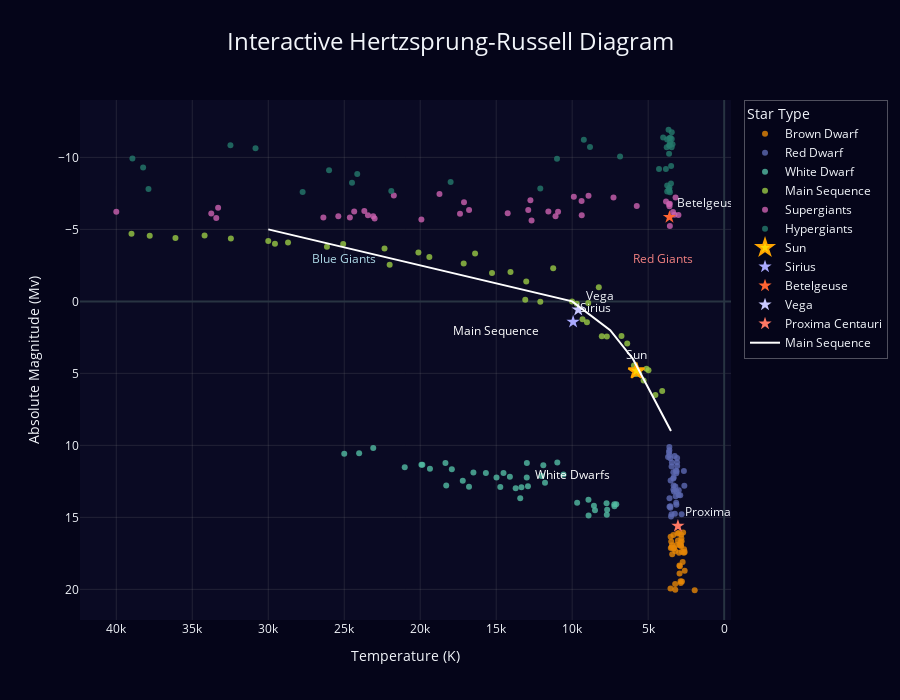

Notebook cell for this chart:
### Code cell
fig7 = create_hr_diagram_improved(star_df)

fig7.show()

### Figure 1 — Plotly figure (JSON) as saved in the notebook; plotly's stock layout.template omitted (floating-point values rounded to 4 significant figures)
{"data": [{"hovertemplate": "Star type=Brown Dwarf<br>Temperature (K)=%{x}<br>Absolute magnitude(Mv)=%{y}<extra></extra>", "legendgroup": "Brown Dwarf", "marker": {"color": "rgb(229, 134, 6)", "opacity": 0.8, "symbol": "circle"}, "mode": "markers", "name": "Brown Dwarf", "orientation": "v", "showlegend": true, "type": "scatter", "x": [3068, 3042, 2600, 2800, 1939, 2840, 2637, 2600, 2650, 2700, 3341, 3432, 2983, 2835, 2935, 3295, 2945, 2817, 2774, 2871, 3323, 3531, 3218, 3146, 3511, 3225, 2935, 2861, 2856, 2731, 2831, 2914, 3419, 3218, 3453, 2889, 2968, 3484, 2778, 3523], "xaxis": "x", "y": [16.12, 16.6, 18.7, 16.65, 20.06, 16.98, 17.22, 17.4, 17.45, 16.05, 16.23, 16.94, 16.09, 16.96, 18.89, 17.13, 18.34, 16.45, 17.39, 19.43, 17.16, 19.94, 20.02, 16.92, 17.12, 19.63, 16.88, 16.71, 19.56, 18.09, 16.21, 18.39, 17.56, 17.34, 17.08, 16.93, 17.45, 16.67, 19.45, 16.35], "yaxis": "y"}, {"hovertemplate": "Star type=Red Dwarf<br>Temperature (K)=%{x}<br>Absolute magnitude(Mv)=%{y}<extra></extra>", "legendgroup": "Red Dwarf", "marker": {"color": "rgb(93, 105, 177)", "opacity": 0.8, "symbol": "circle"}, "mode": "markers", "name": "Red Dwarf", "orientation": "v", "showlegend": true, "type": "scatter", "x": [3600, 3129, 3134, 3628, 2650, 3340, 2799, 3692, 3192, 3441, 3345, 3607, 3304, 3150, 3550, 3180, 2890, 3342, 2621, 3158, 3095, 3607, 3100, 2989, 3542, 3243, 3091, 3598, 3324, 3541, 3462, 3257, 2994, 3212, 3523, 3598, 3142, 3496, 3324, 3463], "xaxis": "x", "y": [10.69, 11.79, 13.21, 10.48, 11.78, 13.07, 14.79, 10.8, 13.53, 11.18, 12.3, 10.12, 13.2, 11.94, 10.89, 11.76, 13.46, 11.87, 12.81, 13.98, 10.87, 10.34, 11.17, 13.12, 14.23, 14.75, 11.43, 14.26, 12.23, 14.33, 11.47, 10.73, 13.45, 12.85, 12.43, 13.67, 14.12, 14.94, 12.78, 14.78], "yaxis": "y"}, {"hovertemplate": "Star type=White Dwarf<br>Temperature (K)=%{x}<br>Absolute magnitude(Mv)=%{y}<extra></extra>", "legendgroup": "White Dwarf", "marker": {"color": "rgb(82, 188, 163)", "opacity": 0.8, "symbol": "circle"}, "mode": "markers", "name": "White Dwarf", "orientation": "v", "showlegend": true, "type": "scatter", "x": [25000, 7740, 7220, 8500, 16500, 12990, 8570, 7700, 11790, 7230, 7100, 10574, 8930, 17200, 14100, 9675, 12010, 10980, 13720, 19860, 13420, 21020, 18290, 14520, 11900, 8924, 12912, 14732, 7723, 12984, 16790, 15680, 14982, 13340, 18340, 19920, 24020, 23092, 17920, 19360], "xaxis": "x", "y": [10.58, 14.02, 14.23, 14.5, 11.89, 12.23, 14.2, 14.47, 12.59, 14.08, 14.09, 12.02, 13.78, 12.45, 12.17, 13.98, 12.13, 11.19, 12.97, 11.34, 13.67, 11.52, 12.78, 11.92, 11.38, 14.87, 12.83, 12.89, 14.81, 11.23, 12.87, 11.92, 12.23, 12.9, 11.22, 11.34, 10.55, 10.18, 11.66, 11.62], "yaxis": "y"}, {"hovertemplate": "Star type=Main Sequence<br>Temperature (K)=%{x}<br>Absolute magnitude(Mv)=%{y}<extra></extra>", "legendgroup": "Main Sequence", "marker": {"color": "rgb(153, 201, 69)", "opacity": 0.8, "symbol": "circle"}, "mode": "markers", "name": "Main Sequence", "orientation": "v", "showlegend": true, "type": "scatter", "x": [39000, 30000, 15276, 9700, 5800, 8052, 6757, 6380, 5936, 5587, 5300, 4526, 4077, 4980, 9030, 11250, 5112, 7720, 12098, 36108, 29560, 8945, 14060, 16390, 25070, 28700, 26140, 20120, 13023, 37800, 22350, 10012, 13089, 22012, 34190, 32460, 9320, 19400, 17140, 8250], "xaxis": "x", "y": [-4.7, -4.2, -1.97, 0.16, 5.05, 2.42, 2.41, 2.93, 4.46, 5.03, 5.49, 6.506, 6.228, 4.78, 1.45, -2.3, 4.68, 2.44, 0.02, -4.4, -4.01, 0.12, -2.04, -3.32, -3.98, -4.09, -3.8, -3.4, -1.38, -4.56, -3.67, 0.013, -0.12, -2.55, -4.57, -4.36, 1.236, -3.08, -2.64, -0.98], "yaxis": "y"}, {"hovertemplate": "Star type=Supergiants<br>Temperature (K)=%{x}<br>Absolute magnitude(Mv)=%{y}<extra></extra>", "legendgroup": "Supergiants", "marker": {"color": "rgb(204, 97, 176)", "opacity": 0.8, "symbol": "circle"}, "mode": "markers", "name": "Supergiants", "orientation": "v", "showlegend": true, "type": "scatter", "x": [3826, 3365, 3270, 3200, 3008, 3600, 3575, 3574, 3625, 33750, 33300, 40000, 23000, 17120, 11096, 14245, 24630, 12893, 24345, 33421, 25390, 11567, 12675, 5752, 8927, 7282, 19923, 26373, 17383, 9373, 23678, 12749, 9383, 23440, 16787, 18734, 9892, 10930, 23095, 21738], "xaxis": "x", "y": [-6.93, -6.2, -6.02, -7.22, -6.0, -6.6, -6.78, -5.24, -6.74, -6.1, -6.5, -6.23, -5.76, -6.89, -5.91, -6.12, -5.83, -6.34, -6.24, -5.79, -5.92, -6.245, -5.62, -6.63, -7.34, -7.22, -5.69, -5.83, -6.09, -5.99, -6.27, -7.02, -6.98, -5.975, -6.35, -7.45, -7.262, -6.224, -5.905, -7.346], "yaxis": "y"}, {"hovertemplate": "Star type=Hypergiants<br>Temperature (K)=%{x}<br>Absolute magnitude(Mv)=%{y}<extra></extra>", "legendgroup": "Hypergiants", "marker": {"color": "rgb(36, 121, 108)", "opacity": 0.8, "symbol": "circle"}, "mode": "markers", "name": "Hypergiants", "orientation": "v", "showlegend": true, "type": "scatter", "x": [3490, 3750, 3834, 3749, 3650, 3450, 3660, 3450, 3752, 3535, 3459, 3605, 3615, 3399, 3610, 3553, 4015, 3625, 6850, 3780, 3570, 3500, 4287, 26000, 3600, 3614, 18000, 11000, 12100, 24490, 24145, 38234, 32489, 27739, 21904, 38940, 30839, 8829, 9235, 37882], "xaxis": "x", "y": [-9.4, -7.63, -9.2, -8.05, -7.79, -11.75, -11.92, -11.28, -11.24, -11.36, -10.7, -10.81, -11.33, -10.92, -10.86, -11.03, -11.39, -10.25, -10.07, -10.7, -7.58, -8.18, -9.2, -9.1, -7.89, -7.71, -8.3, -9.9, -7.84, -8.24, -8.84, -9.29, -10.84, -7.59, -7.67, -9.93, -10.63, -10.73, -11.23, -7.8], "yaxis": "y"}, {"marker": {"color": "gold", "line": {"color": "orange", "width": 2}, "size": 12, "symbol": "star"}, "mode": "markers+text", "name": "Sun", "text": ["Sun"], "textposition": "top center", "type": "scatter", "x": [5778], "y": [4.83]}, {"marker": {"color": "rgb(170, 170, 255)", "size": 10, "symbol": "star"}, "mode": "markers+text", "name": "Sirius", "text": ["Sirius"], "textposition": "top right", "type": "scatter", "x": [9940], "y": [1.42]}, {"marker": {"color": "rgb(255, 100, 50)", "size": 10, "symbol": "star"}, "mode": "markers+text", "name": "Betelgeuse", "text": ["Betelgeuse"], "textposition": "top right", "type": "scatter", "x": [3600], "y": [-5.85]}, {"marker": {"color": "rgb(200, 200, 255)", "size": 10, "symbol": "star"}, "mode": "markers+text", "name": "Vega", "text": ["Vega"], "textposition": "top right", "type": "scatter", "x": [9602], "y": [0.58]}, {"marker": {"color": "rgb(255, 120, 100)", "size": 10, "symbol": "star"}, "mode": "markers+text", "name": "Proxima Centauri", "text": ["Proxima Centauri"], "textposition": "top right", "type": "scatter", "x": [3042], "y": [15.6]}, {"line": {"color": "white", "dash": "solid", "width": 2}, "mode": "lines", "name": "Main Sequence", "type": "scatter", "x": [30000, 20000, 10000, 7500, 6000, 5000, 3500], "y": [-5, -2.5, 0, 2, 4, 6, 9]}], "layout": {"annotations": [{"font": {"color": "lightblue"}, "showarrow": false, "text": "Blue Giants", "x": 25000, "y": -3}, {"font": {"color": "lightcoral"}, "showarrow": false, "text": "Red Giants", "x": 4000, "y": -3}, {"font": {"color": "white"}, "showarrow": false, "text": "Main Sequence", "x": 15000, "y": 2}, {"font": {"color": "white"}, "showarrow": false, "text": "White Dwarfs", "x": 10000, "y": 12}], "height": 700, "legend": {"bordercolor": "rgba(255, 255, 255, 0.3)", "borderwidth": 1, "title": {"text": "Star Type"}, "tracegroupgap": 0}, "paper_bgcolor": "rgb(5, 5, 25)", "plot_bgcolor": "rgb(10, 10, 35)", "title": {"font": {"size": 24}, "text": "Interactive Hertzsprung-Russell Diagram", "x": 0.5}, "width": 900, "xaxis": {"anchor": "y", "autorange": "reversed", "domain": [0, 1], "gridcolor": "rgba(128, 128, 128, 0.2)", "title": {"text": "Temperature (K)"}}, "yaxis": {"anchor": "x", "autorange": "reversed", "domain": [0, 1], "gridcolor": "rgba(128, 128, 128, 0.2)", "title": {"text": "Absolute Magnitude (Mv)"}}}}
